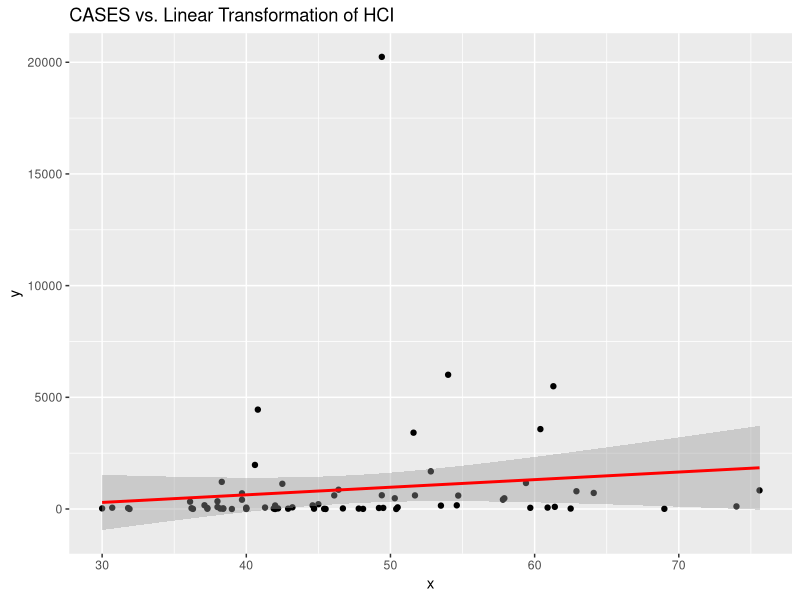
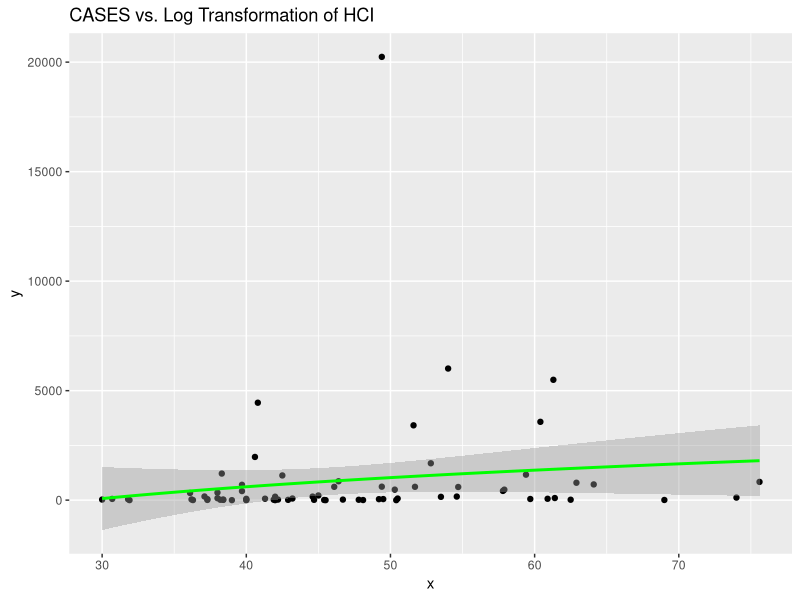
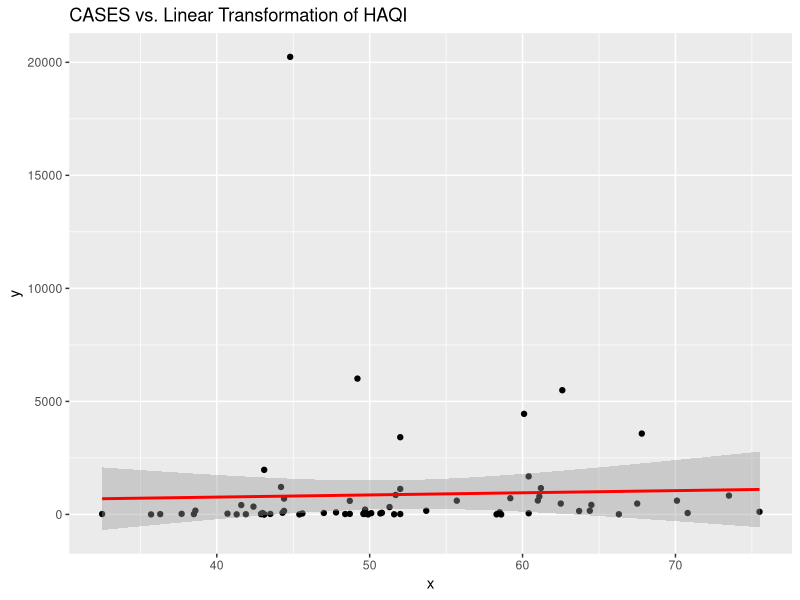
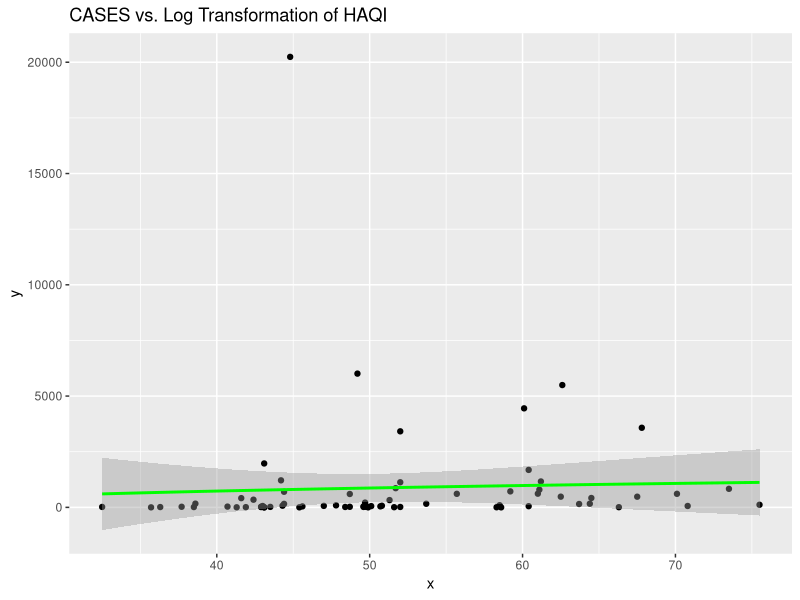
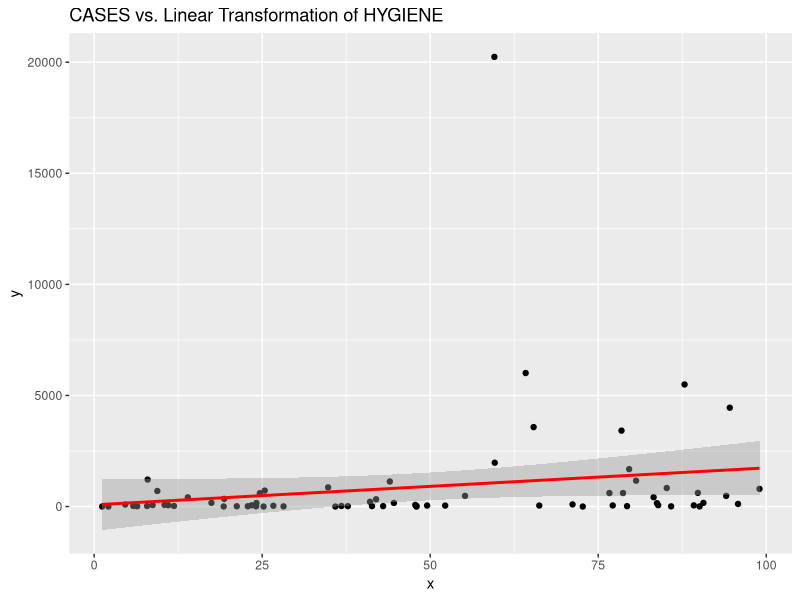
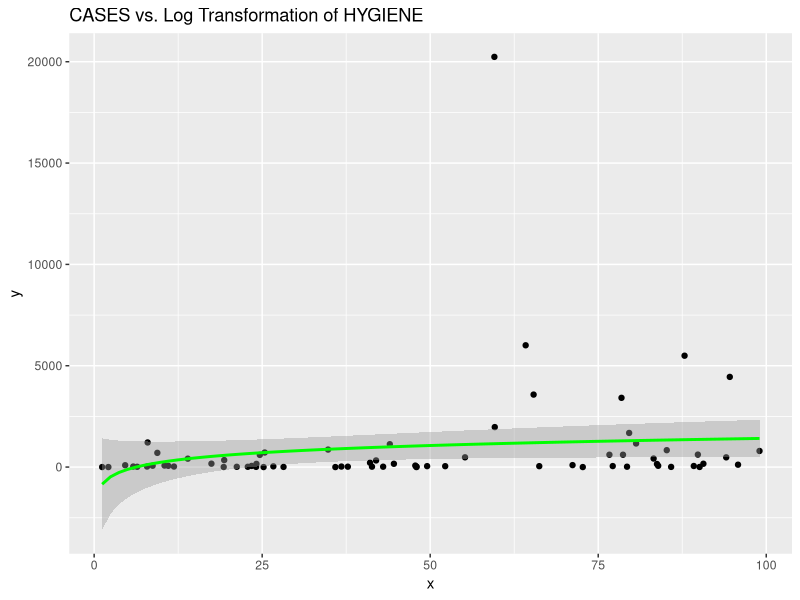
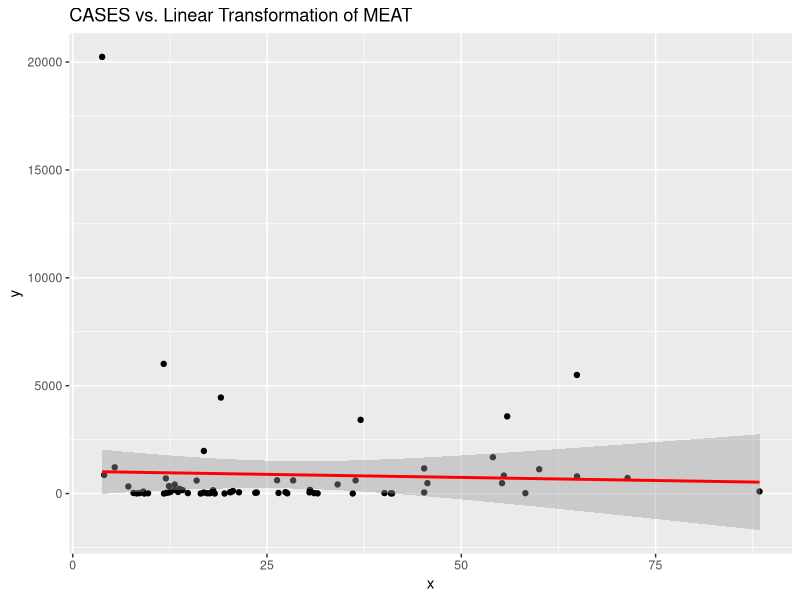
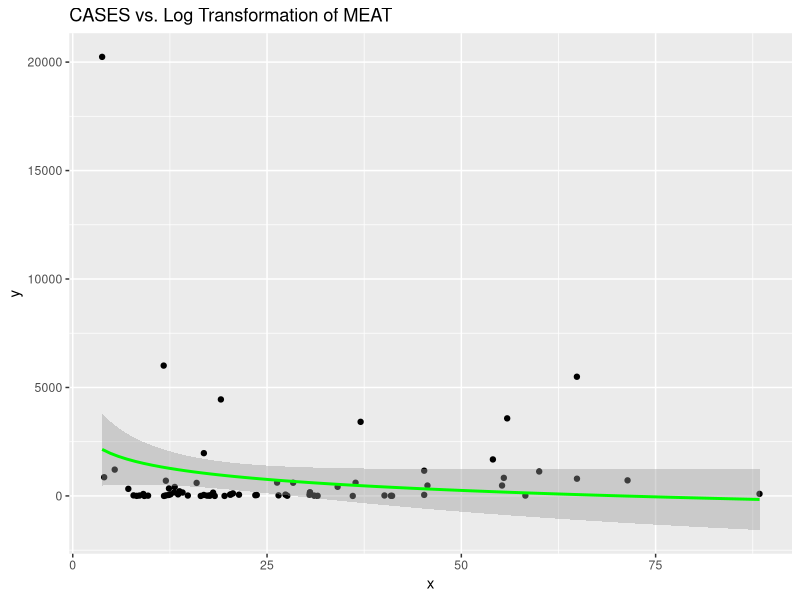

The R script that drew these images, in order:
## ---- chunk 1
setwd("C:/Users/Lenovo/Desktop/Spring 2021/ECO 487 459/Data")
library(AER)
library(tidyverse)

data = read.csv("data.csv", sep = ",", header = T)
attach(data)

## ---- chunk 2
y = CASES

# ---------------------------------------------------------------------------
x = HCI

linear = lm(y ~ x, data = data)
squared = lm(y ~ x + I(x^2), data = data)
cubed = lm(y ~ x + I(x^2) + I(x^3), data = data)


waldtest(squared, c("I(x^2)"), vcov = vcovHC(cubed, "HC1"))
# Since p-value = 0.8092 > 0.05, Linear model is better

waldtest(cubed, c("I(x^2)", "I(x^3)"), vcov = vcovHC(cubed, "HC1"))
# Since p-value = 0.2042 > 0.05, Linear model is better

p = ggplot(data, aes(x = x, y = y)) + geom_point()
p + stat_smooth(method = "lm", formula = y ~ x, color = "red") + ggtitle("CASES vs. Linear Transformation of HCI")
p + stat_smooth(method = "lm", formula = y ~ log(x), color = "green") + ggtitle("CASES vs. Log Transformation of HCI")

# From graphs, we can conclude that the linear transformation is the best
# ---------------------------------------------------------------------------

# ---------------------------------------------------------------------------
x = HAQI

linear = lm(y ~ x, data = data)
squared = lm(y ~ x + I(x^2), data = data)
cubed = lm(y ~ x + I(x^2) + I(x^3), data = data)


waldtest(squared, c("I(x^2)"), vcov = vcovHC(cubed, "HC1"))
# Since p-value = 0.951 > 0.05, Linear model is better

waldtest(cubed, c("I(x^2)", "I(x^3)"), vcov = vcovHC(cubed, "HC1"))
# Since p-value = 0.2249 > 0.05, Linear model is better

p = ggplot(data, aes(x = x, y = y)) + geom_point()
p + stat_smooth(method = "lm", formula = y ~ x, color = "red") + ggtitle("CASES vs. Linear Transformation of HAQI")
p + stat_smooth(method = "lm", formula = y ~ log(x), color = "green") + ggtitle("CASES vs. Log Transformation of HAQI")

# From graphs, we can conclude that the linear transformation is the best
# ---------------------------------------------------------------------------

# ---------------------------------------------------------------------------
x = HYGIENE

linear = lm(y ~ x, data = data)
squared = lm(y ~ x + I(x^2), data = data)
cubed = lm(y ~ x + I(x^2) + I(x^3), data = data)


waldtest(squared, c("I(x^2)"), vcov = vcovHC(cubed, "HC1"))
# Since p-value = 0.8377 > 0.05, Linear model is better

waldtest(cubed, c("I(x^2)", "I(x^3)"), vcov = vcovHC(cubed, "HC1"))
# Since p-value = 0.2885 > 0.05, Linear model is better

p = ggplot(data, aes(x = x, y = y)) + geom_point()
p + stat_smooth(method = "lm", formula = y ~ x, color = "red") + ggtitle("CASES vs. Linear Transformation of HYGIENE")
p + stat_smooth(method = "lm", formula = y ~ log(x), color = "green") + ggtitle("CASES vs. Log Transformation of HYGIENE")

# From graphs, we can conclude that the linear transformation is the best
# ---------------------------------------------------------------------------

# ---------------------------------------------------------------------------
x = MEAT

linear = lm(y ~ x, data = data)
squared = lm(y ~ x + I(x^2), data = data)
cubed = lm(y ~ x + I(x^2) + I(x^3), data = data)


waldtest(squared, c("I(x^2)"), vcov = vcovHC(cubed, "HC1"))
# Since p-value = 0.8658 > 0.05, Linear model is better

waldtest(cubed, c("I(x^2)", "I(x^3)"), vcov = vcovHC(cubed, "HC1"))
# Since p-value = 0.1886 > 0.05, Linear model is better

p = ggplot(data, aes(x = x, y = y)) + geom_point()
p + stat_smooth(method = "lm", formula = y ~ x, color = "red") + ggtitle("CASES vs. Linear Transformation of MEAT")
p + stat_smooth(method = "lm", formula = y ~ log(x), color = "green") + ggtitle("CASES vs. Log Transformation of MEAT")

# From graphs, we can conclude that the linear transformation is the best
# ---------------------------------------------------------------------------

# ---------------------------------------------------------------------------
x = PD

linear = lm(y ~ x, data = data)
squared = lm(y ~ x + I(x^2), data = data)
cubed = lm(y ~ x + I(x^2) + I(x^3), data = data)


waldtest(squared, c("I(x^2)"), vcov = vcovHC(cubed, "HC1"))
# Since p-value = 0.7751 > 0.05, Linear model is better

waldtest(cubed, c("I(x^2)", "I(x^3)"), vcov = vcovHC(cubed, "HC1"))
# Since p-value = 0.4489 > 0.05, Linear model is better

p = ggplot(data, aes(x = x, y = y)) + geom_point()
p + stat_smooth(method = "lm", formula = y ~ x, color = "red") + ggtitle("CASES vs. Linear Transformation of PD")
p + stat_smooth(method = "lm", formula = y ~ log(x), color = "green") + ggtitle("CASES vs. Log Transformation of PD")

# From graphs, we can conclude that the linear transformation is the best
# ---------------------------------------------------------------------------

# ---------------------------------------------------------------------------
x = SANITATION

linear = lm(y ~ x, data = data)
squared = lm(y ~ x + I(x^2), data = data)
cubed = lm(y ~ x + I(x^2) + I(x^3), data = data)


waldtest(squared, c("I(x^2)"), vcov = vcovHC(cubed, "HC1"))
# Since p-value = 0.8325 > 0.05, Linear model is better

waldtest(cubed, c("I(x^2)", "I(x^3)"), vcov = vcovHC(cubed, "HC1"))
# Since p-value = 0.02524 < 0.05, Cubic model is better

p = ggplot(data, aes(x = x, y = y)) + geom_point()
p + stat_smooth(method = "lm", formula = y ~ x + I(x^2) + I(x^3), color = "blue") + ggtitle("CASES vs. Cubic Transformation of SANITATION")
p + stat_smooth(method = "lm", formula = y ~ log(x), color = "green") + ggtitle("CASES vs. Log Transformation of SANITATION")

# From graphs, we can conclude that the cubic transformation is the best
# ---------------------------------------------------------------------------

# ---------------------------------------------------------------------------
x = SL

linear = lm(y ~ x, data = data)
squared = lm(y ~ x + I(x^2), data = data)
cubed = lm(y ~ x + I(x^2) + I(x^3), data = data)


waldtest(squared, c("I(x^2)"), vcov = vcovHC(cubed, "HC1"))
# Since p-value = 0.9164 > 0.05, Linear model is better

waldtest(cubed, c("I(x^2)", "I(x^3)"), vcov = vcovHC(cubed, "HC1"))
# Since p-value = 0.5494 > 0.05, Linear model is better

p = ggplot(data, aes(x = x, y = y)) + geom_point()
p + stat_smooth(method = "lm", formula = y ~ x, color = "red") + ggtitle("CASES vs. Linear Transformation of SL")
p + stat_smooth(method = "lm", formula = y ~ log(x), color = "green") + ggtitle("CASES vs. Log Transformation of SL")

# From graphs, we can conclude that the log transformation is the best
# ---------------------------------------------------------------------------

# ---------------------------------------------------------------------------
x = WATER

linear = lm(y ~ x, data = data)
squared = lm(y ~ x + I(x^2), data = data)
cubed = lm(y ~ x + I(x^2) + I(x^3), data = data)


waldtest(squared, c("I(x^2)"), vcov = vcovHC(cubed, "HC1"))
# Since p-value = 0.9194 > 0.05, Linear model is better

waldtest(cubed, c("I(x^2)", "I(x^3)"), vcov = vcovHC(cubed, "HC1"))
# Since p-value = 0.03671 < 0.05, Cubic model is better

p = ggplot(data, aes(x = x, y = y)) + geom_point()
p + stat_smooth(method = "lm", formula = y ~ x + I(x^2) + I(x^3), color = "blue") + ggtitle("CASES vs. Cubic Transformation of WATER")
p + stat_smooth(method = "lm", formula = y ~ log(x), color = "green") + ggtitle("CASES vs. Log Transformation of WATER")

# From graphs, we can conclude that the cubic transformation is the best
# ---------------------------------------------------------------------------
